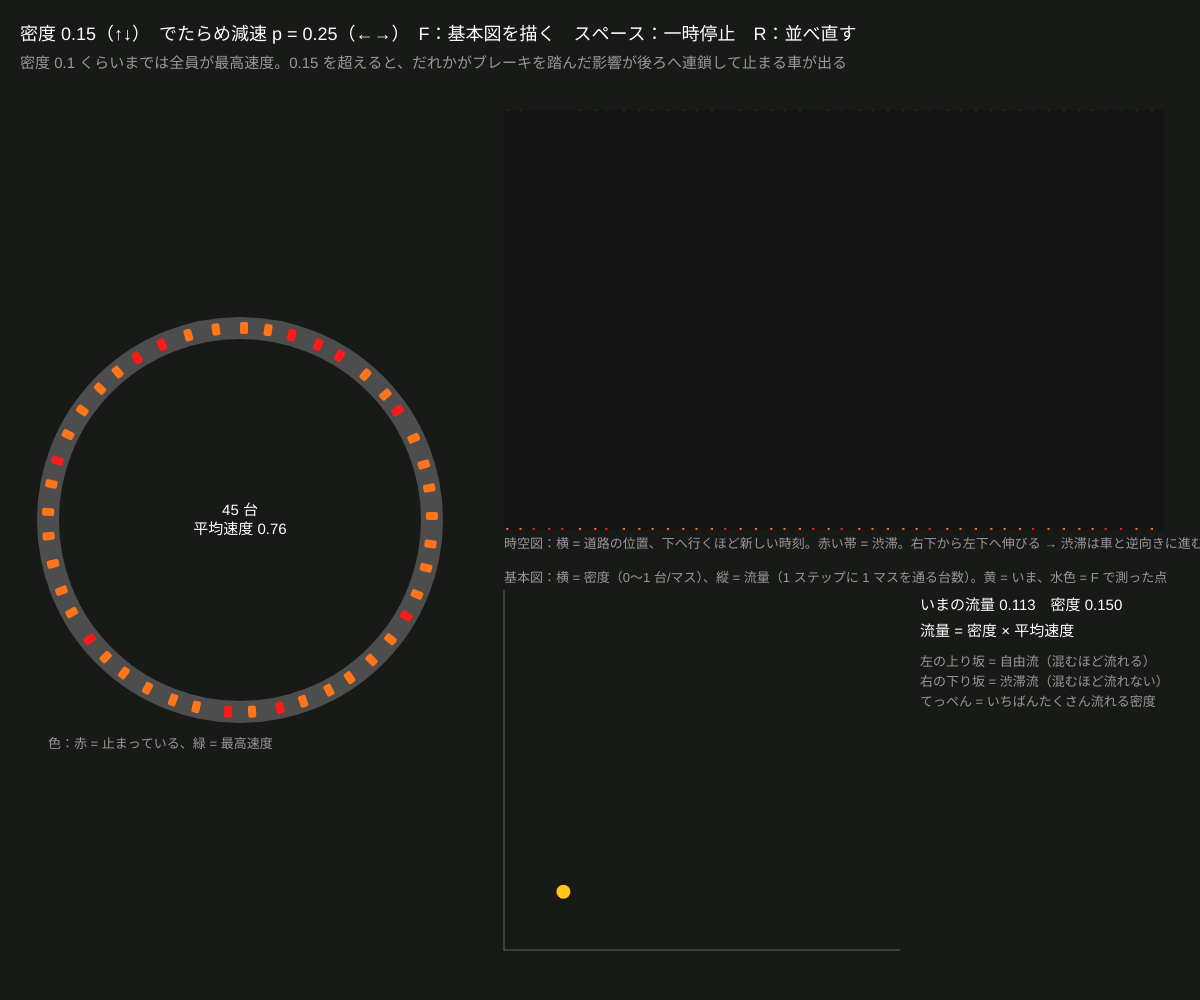
Frame 1 (no input)
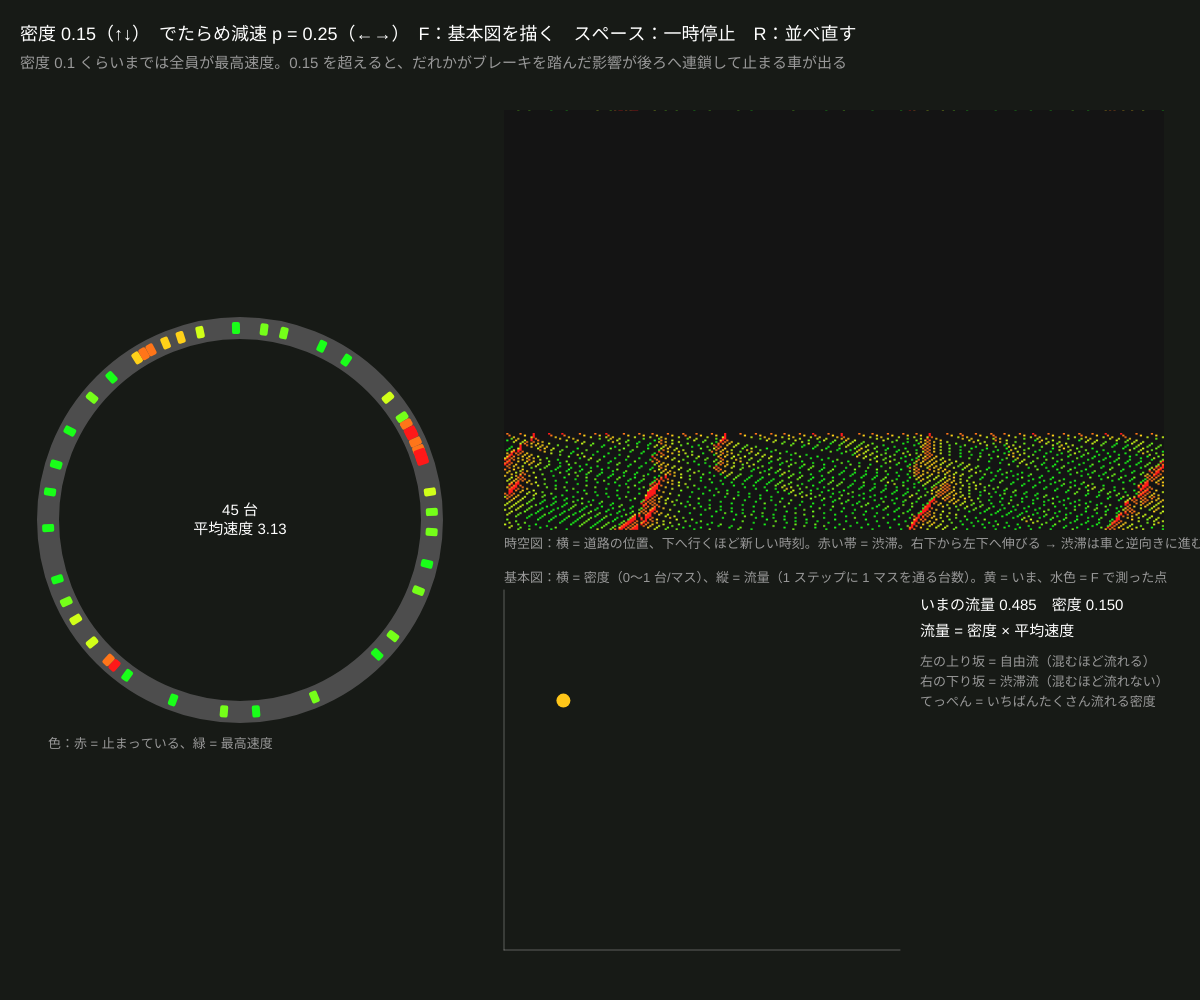
Frame 60 (no input)
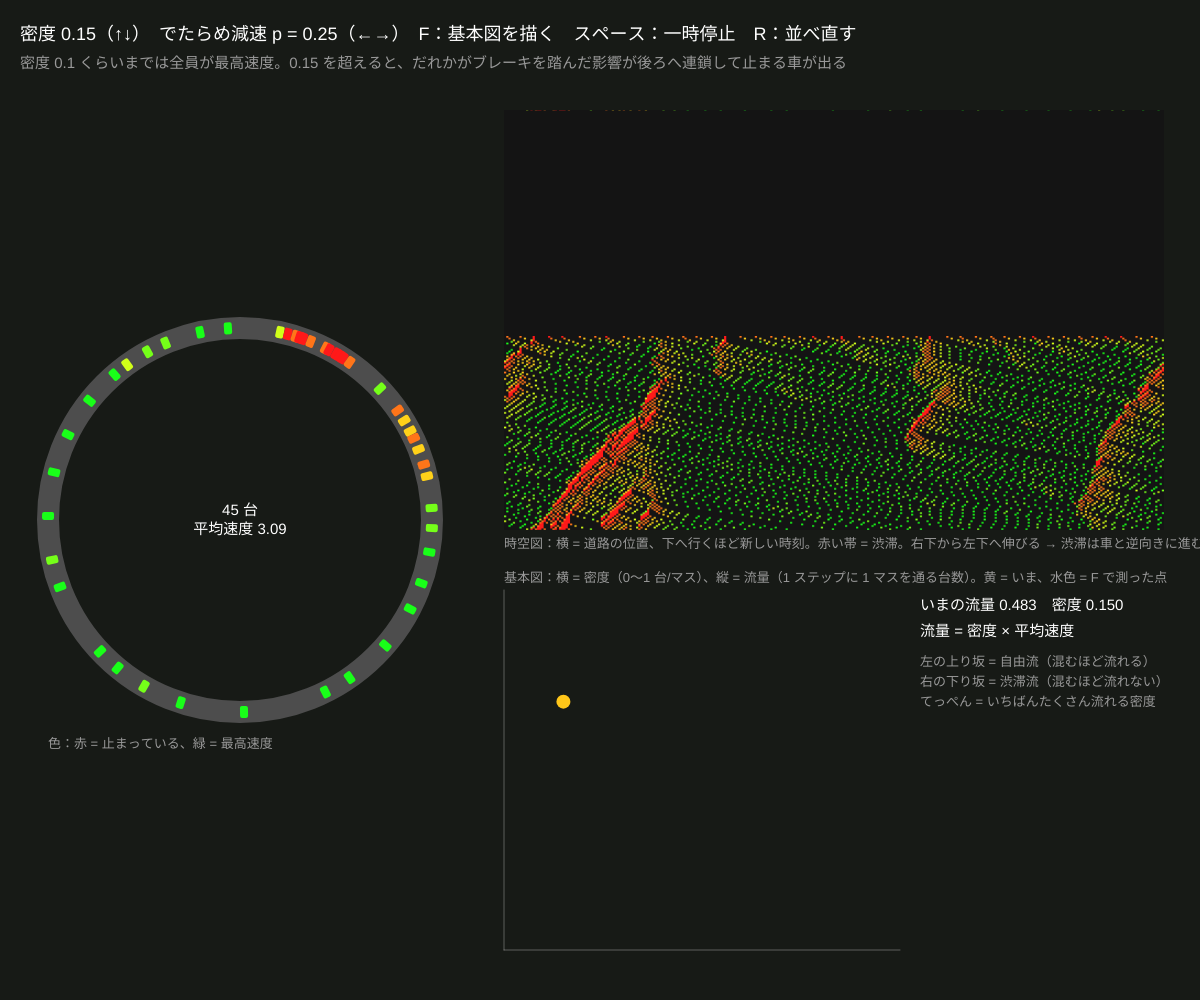
Frame 120 (the mouse pressed at the canvas centre since frame 60)

The p5.js sketch that drew these frames (run headless with seeded random() and noise() and a simulated clock; from frame 60 on, the mouse is pressed at the canvas centre):

// p5.js sketch
// ── sketch.js
// ============================================
// 11 交通流と渋滞 ─ ナーゲル＝シュレッケンベルク模型
// 1 車線の環状道路をマス目に区切り、車は毎ステップ 4 つのルールで動く（セル・オートマトン）
//   ① 加速 v+1（最大 vmax）② 前の車にぶつからないよう減速　③ 確率 p でなんとなく減速　④ v マス進む
//   事故もボトルネックもないのに、ルール③だけで「自然渋滞（幽霊渋滞）」が生まれ、後ろへ伝わっていく
// ↑↓ = 車の密度 / ←→ = でたらめ減速の確率 p / F = 基本図をまとめて描く / スペース = 一時停止 / R = 並べ直す
// ============================================

let L = 300;               // ★ 道路のマスの数
let vmax = 5;              // ★ 最高速度（マス/ステップ）
let pSlow = 0.25;          // ★ でたらめに減速する確率
let density = 0.15;        // ★ 車の密度（台/マス）
let stepsPerFrame = 1;
let paused = false;
let cars = [], st, row = 0, fd = [], live = [];

function setup() {
  createCanvas(windowWidth, windowHeight);
  colorMode(HSB, 360, 100, 100, 100);
  st = createGraphics(L * 2, 260);
  st.colorMode(HSB, 360, 100, 100, 100);
  st.noStroke();
  resetRoad();
}
function resetRoad() {
  let n = max(1, round(density * L));
  cars = [];
  for (let i = 0; i < n; i++) cars.push({ x: floor(i * L / n), v: 0 });
  st.background(0, 0, 8); row = 0; live = [];
}

// ★ ナーゲル＝シュレッケンベルクの 4 つのルール（cars は位置の順に並んでいる）
function nasch(cs, p) {
  let n = cs.length, moved = 0;
  for (let i = 0; i < n; i++) {
    let me = cs[i], ahead = cs[(i + 1) % n];
    let gap = (ahead.x - me.x - 1 + L) % L;
    if (n === 1) gap = L - 1;
    me.nv = min(me.v + 1, vmax);                 // ① 加速
    me.nv = min(me.nv, gap);                     // ② ぶつからないように
    if (me.nv > 0 && Math.random() < p) me.nv--; // ③ でたらめ減速
  }
  for (let c of cs) { c.v = c.nv; c.x = (c.x + c.v) % L; moved += c.v; }   // ④ 進む
  // 位置の順に並べ直す（環状なので 1 台だけ先頭に回ることがある）
  let k = 0; for (let i = 1; i < n; i++) if (cs[i].x < cs[k].x) k = i;
  if (k > 0) cs.push(...cs.splice(0, k));
  return moved;
}

function draw() {
  background(100, 15, 10);
  if (!paused) for (let s = 0; s < stepsPerFrame; s++) {
    let moved = nasch(cars, pSlow);
    live.push(moved / L); if (live.length > 200) live.shift();
    // 時空図に 1 行書く（横 = 道路の位置、縦 = 時間）
    st.fill(0, 0, 8); st.rect(0, row, L * 2, 1);
    for (let c of cars) { st.fill(c.v / vmax * 120, 90, 100); st.rect(c.x * 2, row, 2, 1); }
    row = (row + 1) % st.height;
  }

  // ---- 環状道路
  let cx = width * 0.2, cy = height * 0.52, R = min(width * 0.16, height * 0.32);
  noFill(); stroke(0, 0, 30); strokeWeight(22); circle(cx, cy, R * 2);
  noStroke();
  for (let c of cars) {
    let a = c.x / L * TWO_PI - HALF_PI;
    fill(c.v / vmax * 120, 90, 100);
    push(); translate(cx + R * cos(a), cy + R * sin(a)); rotate(a + HALF_PI); rect(-4, -6, 8, 12, 2); pop();
  }
  fill(0, 0, 100); textAlign(CENTER, CENTER); textSize(15);
  text(cars.length + ' 台\n平均速度 ' + nf(avgV(), 1, 2), cx, cy); textAlign(LEFT, BASELINE);
  fill(0, 0, 60); textSize(13); text('色：赤 = 止まっている、緑 = 最高速度', cx - R, cy + R + 36);

  // ---- 時空図
  let sx = width * 0.42, sy = 110, sw = width * 0.55, sh = height * 0.42;
  let h1 = st.height - row;
  image(st, sx, sy, sw, sh * h1 / st.height, 0, row, st.width, h1);
  if (row > 0) image(st, sx, sy + sh * h1 / st.height, sw, sh * row / st.height, 0, 0, st.width, row);
  noStroke(); fill(0, 0, 60); textSize(13);
  text('時空図：横 = 道路の位置、下へ行くほど新しい時刻。赤い帯 = 渋滞。右下から左下へ伸びる → 渋滞は車と逆向きに進む', sx, sy + sh + 18);

  // ---- 基本図（密度と流量）
  let px = sx, py = height - 50, pw = sw * 0.6, ph = height - sy - sh - 110;
  stroke(0, 0, 100, 30); strokeWeight(1); line(px, py, px + pw, py); line(px, py, px, py - ph);
  let qmax = 0.7;
  noStroke();
  for (let f of fd) { fill(190, 60, 100, 80); circle(px + f.d * pw, py - f.q / qmax * ph, 7); }
  let q = 0; for (let v of live) q += v; q /= max(live.length, 1);
  fill(45, 90, 100); circle(px + (cars.length / L) * pw, py - q / qmax * ph, 14);
  fill(0, 0, 60); textSize(13);
  text('基本図：横 = 密度（0〜1 台/マス）、縦 = 流量（1 ステップに 1 マスを通る台数）。黄 = いま、水色 = F で測った点', px, py - ph - 8);
  fill(0, 0, 100); textSize(15);
  text('いまの流量 ' + nf(q, 1, 3) + '　密度 ' + nf(cars.length / L, 1, 3), px + pw + 20, py - ph + 20);
  text('流量 = 密度 × 平均速度', px + pw + 20, py - ph + 46);
  fill(0, 0, 60); textSize(13);
  text('左の上り坂 = 自由流（混むほど流れる）', px + pw + 20, py - ph + 76);
  text('右の下り坂 = 渋滞流（混むほど流れない）', px + pw + 20, py - ph + 96);
  text('てっぺん = いちばんたくさん流れる密度', px + pw + 20, py - ph + 116);

  fill(0, 0, 100); textSize(18);
  text('密度 ' + nf(density, 1, 2) + '（↑↓）　でたらめ減速 p = ' + nf(pSlow, 1, 2) + '（←→）　F：基本図を描く　スペース：一時停止　R：並べ直す', 20, 40);
  fill(0, 0, 60); textSize(15);
  text('密度 0.1 くらいまでは全員が最高速度。0.15 を超えると、だれかがブレーキを踏んだ影響が後ろへ連鎖して止まる車が出る', 20, 68);
}
function avgV() { let s = 0; for (let c of cars) s += c.v; return s / max(cars.length, 1); }

// ★ いろいろな密度で別にシミュレーションして基本図の点を集める
function sweep() {
  fd = [];
  for (let d = 0.02; d < 0.95; d += 0.03) {
    let n = round(d * L), cs = [];
    for (let i = 0; i < n; i++) cs.push({ x: floor(i * L / n), v: 0 });
    for (let s = 0; s < 150; s++) nasch(cs, pSlow);
    let m = 0; for (let s = 0; s < 150; s++) m += nasch(cs, pSlow);
    fd.push({ d: n / L, q: m / 150 / L });
  }
}

function keyPressed() {
  if (key === UP_ARROW) { density = min(0.9, density + 0.03); resetRoad(); }
  if (key === DOWN_ARROW) { density = max(0.01, density - 0.03); resetRoad(); }
  if (key === RIGHT_ARROW) pSlow = min(0.8, pSlow + 0.05);
  if (key === LEFT_ARROW) pSlow = max(0, pSlow - 0.05);
  pSlow = round(pSlow * 100) / 100; density = round(density * 100) / 100;
  if (key === 'f' || key === 'F') sweep();
  if (key === ' ') paused = !paused;
  if (key === 'r' || key === 'R') resetRoad();
}

// ---------- やってみよう ----------
// 1. p = 0 にすると渋滞は消える？ 密度を 0.2 → 0.3 と上げたときの時空図を見る
// 2. F で基本図を描き、流量が最大になる密度を読む。高速道路の「流入制限」はここに保つため
// 3. ルール③で、止まっている車だけ減速確率を大きくする（スロースタート）と、渋滞が長く残るか試す
// 4. 待ち行列として見る：渋滞の先頭は「窓口」、そこから出ていく率が流量。待ち行列の長さ = 渋滞の長さ
